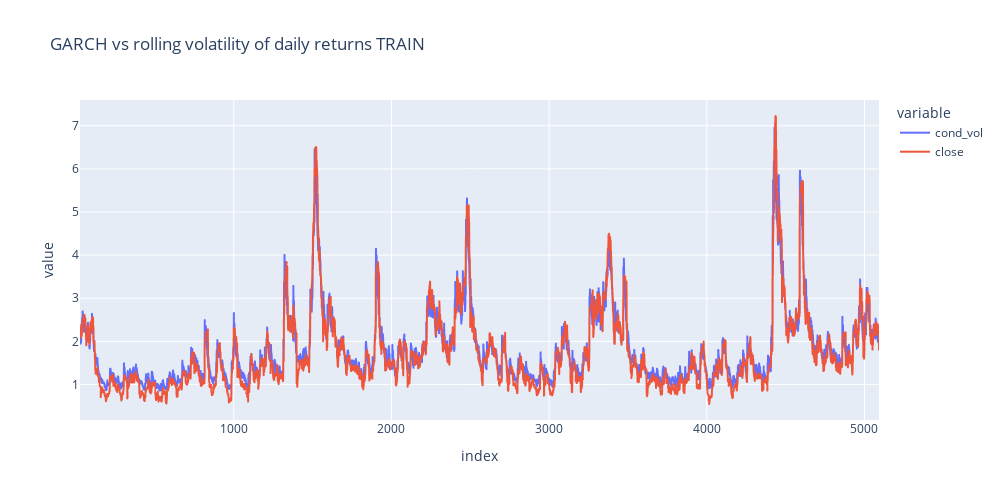

Write notebook code for a chart like this one.
### Code cell
#Define the full serie as the previosly defined model
full_serie_garch = arch_model(returns_repsol,dist="ged", vol = 'GARCH', p=4, q=4)
#Fitting the model for the full serie
model_fit_full_serie = full_serie_garch.fit(disp='off')
#We will plot against the rolling volatility
rolling_vol = abs(returns_repsol.rolling(window=22, min_periods=22).std().dropna())
#Concatenating the true values, and trained values in our model
garch_and_rolling_std = pd.concat([pd.DataFrame(model_fit_full_serie.conditional_volatility),rolling_vol.dropna()], axis=1).dropna()
#Plotting it
garch_and_rolling_std_plot = px.line(garch_and_rolling_std, title = 'GARCH vs rolling volatility of daily returns TRAIN', width=1000, height=500)
#Printing the plot
garch_and_rolling_std_plot.show()

### Figure 1 — Plotly figure (JSON) as saved in the notebook; plotly's stock layout.template omitted (floating-point values rounded to 4 significant figures; data arrays with more than 128 entries replaced by an {"elided": "..."} marker saying what was removed)
{"data": [{"hovertemplate": "variable=cond_vol<br>index=%{x}<br>value=%{y}<extra></extra>", "legendgroup": "cond_vol", "line": {"color": "#636efa", "dash": "solid"}, "marker": {"symbol": "circle"}, "mode": "lines", "name": "cond_vol", "showlegend": true, "type": "scattergl", "x": {"elided": "4997 int values"}, "xaxis": "x", "y": {"elided": "4997 float values"}, "yaxis": "y"}, {"hovertemplate": "variable=close<br>index=%{x}<br>value=%{y}<extra></extra>", "legendgroup": "close", "line": {"color": "#EF553B", "dash": "solid"}, "marker": {"symbol": "circle"}, "mode": "lines", "name": "close", "showlegend": true, "type": "scattergl", "x": {"elided": "4997 int values"}, "xaxis": "x", "y": {"elided": "4997 float values"}, "yaxis": "y"}], "layout": {"height": 500, "legend": {"title": {"text": "variable"}, "tracegroupgap": 0}, "title": {"text": "GARCH vs rolling volatility of daily returns TRAIN"}, "width": 1000, "xaxis": {"anchor": "y", "domain": [0, 1], "title": {"text": "index"}}, "yaxis": {"anchor": "x", "domain": [0, 1], "title": {"text": "value"}}}}
